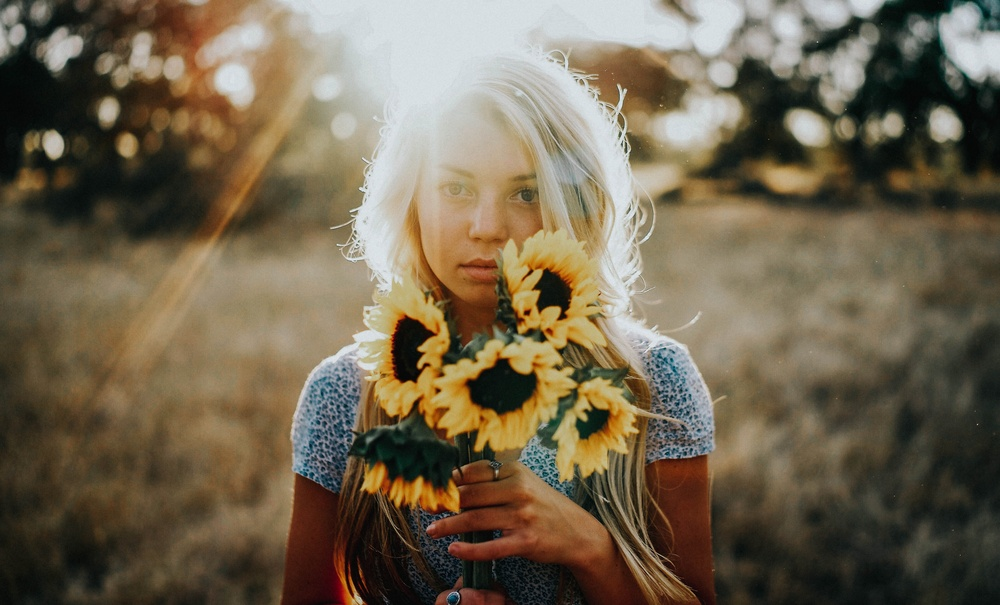
#> input picture CV/pictures/pic1.jpg, 1000 x 605 px, shrunk from 3823 x 2314 before the run
$ python hsv.py
#> lines starting #> are read from the running program, lines starting #| are printed output that depends on the picture
# Преобразование в цветовое пространство HSV
import cv2
import numpy as np
from matplotlib import pyplot as plt

from numpy import uint8
from scipy.stats import mode


'''
какой-то всратый черновик
с помощью гистограмм пытается определить, какие цвета на картинке преобладают, и подгоняет их под нужный диапазон
(оно очень плохо работает)
'''

# Загрузка изображения
image = cv2.imread('../../pictures/pic1.jpg')
#> image is the input picture: shape (605, 1000, 3); mean B, G, R 79.3, 100.6, 112.8
hsv_image = cv2.cvtColor(image, cv2.COLOR_BGR2HSV)
#> hsv_image: shape (605, 1000, 3); mean H, S, V 34.4, 92, 115.1

# Построение гистограмм каждого канала
for i in range(3):
    plt.subplot(3, 1, i + 1)
    plt.hist(hsv_image[:, :, i].ravel(), bins=256, color='gray', alpha=0.75)
    plt.title(f'Channel {i}')
    plt.xlabel('Value')
    plt.ylabel('Frequency')

plt.tight_layout()
plt.show()
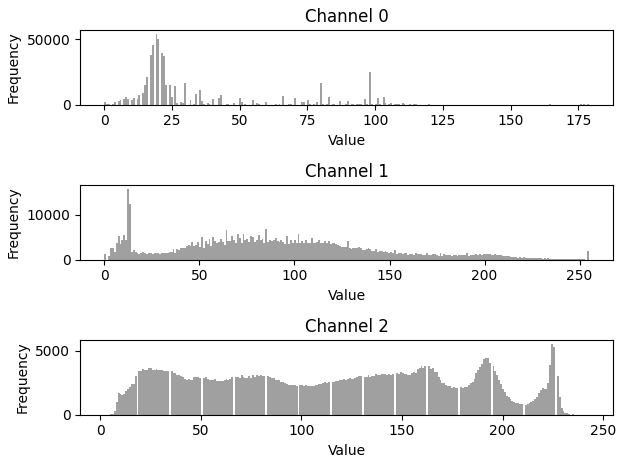
#> figure drawn by matplotlib, 3 panels; panel 1: tallest bar 54263 high, from x = 18.88 to 19.58; panel 2: tallest bar 15795 high, from x = 11.95 to 12.95; panel 3: tallest bar 5518 high, from x = 224.2 to 225.1

# Обрезка очень светлых и темных цветов (уменьшение контрастности)
hsv_image[..., 2] = np.clip(hsv_image[..., 2], 60, 200)  # Обрезка значения V (яркость)
#> hsv_image: shape (605, 1000, 3); mean H, S, V 34.4, 92, 119.9

# Извлечение каждого канала цветового пространства HSV
h_channel = hsv_image[:, :, 0]
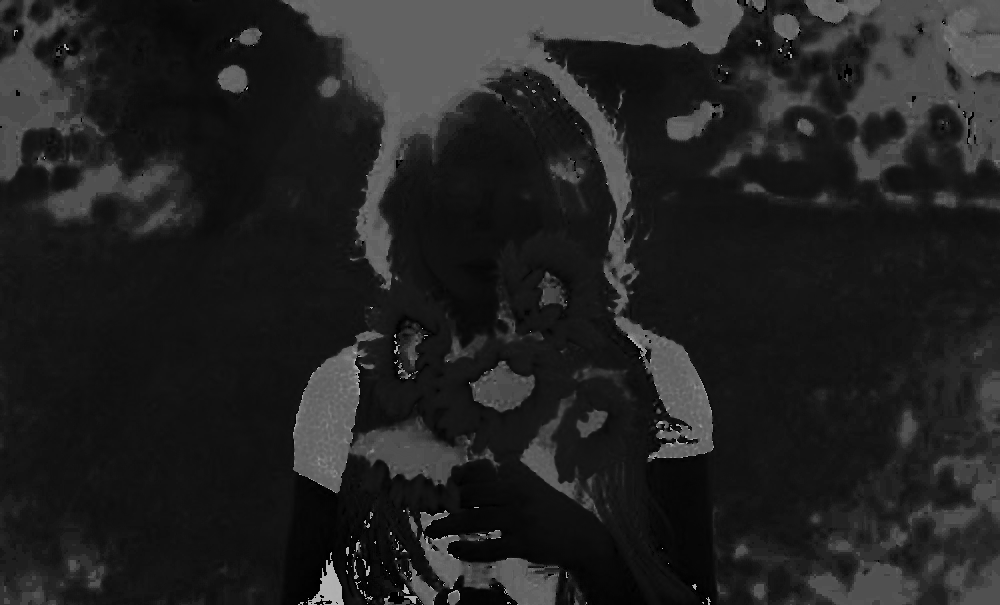
#> h_channel: shape (605, 1000); min 0, max 179, mean 34.4
s_channel = hsv_image[:, :, 1]
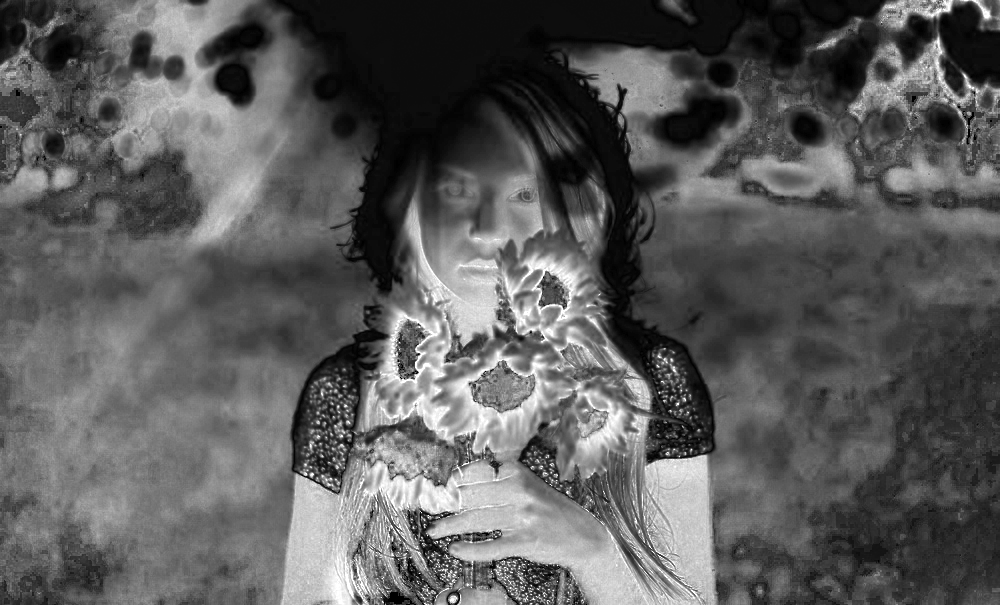
#> s_channel: shape (605, 1000); min 0, max 255, mean 92
v_channel = hsv_image[:, :, 2]
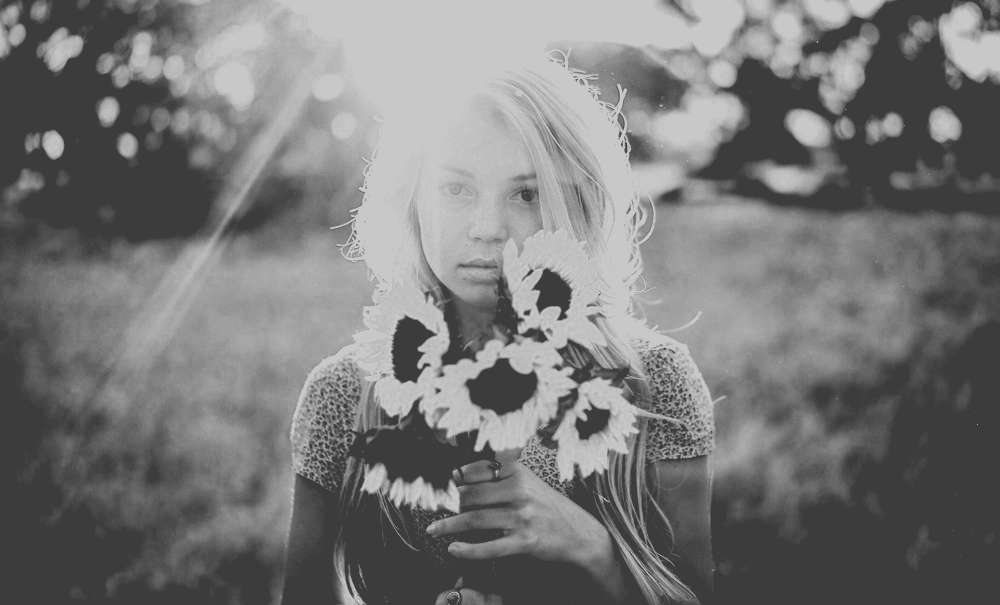
#> v_channel: shape (605, 1000); min 60, max 200, mean 119.9

# Вычисление моды и среднего значения для каждого канала
mode_h, _ = mode(h_channel.ravel())
#> mode_h = 19
mean_h = np.mean(h_channel)
#> mean_h = 34.42

mode_s, _ = mode(s_channel.ravel())
#> mode_s = 12
mean_s = np.mean(s_channel)
#> mean_s = 91.95

mode_v, _ = mode(v_channel.ravel())
#> mode_v = 60
mean_v = np.mean(v_channel)
#> mean_v = 119.9

# Увеличение или уменьшение каждого канала на разницу между средним значением и модой
hsv_image[..., 0] += int(mean_h - mode_h)
#> hsv_image: shape (605, 1000, 3); mean H, S, V 49.4, 92, 119.9
hsv_image[..., 1] += int(mean_s - mode_s)
#> hsv_image: shape (605, 1000, 3); mean H, S, V 49.4, 147.7, 119.9
hsv_image[..., 2] += int(mean_v - mode_v)
#> hsv_image: shape (605, 1000, 3); mean H, S, V 49.4, 147.7, 152.9

# Ограничение значений каналов HSV в допустимых пределах
hsv_image[..., 0] = np.clip(hsv_image[..., 0], 0, 179)  # Оттенок в пределах [0, 179]
#> hsv_image: shape (605, 1000, 3); mean H, S, V 49.4, 147.7, 152.9
hsv_image[..., 1] = np.clip(hsv_image[..., 1], 0, 255)  # Насыщенность в пределах [0, 255]
hsv_image[..., 2] = np.clip(hsv_image[..., 2], 0, 255)  # Значение в пределах [0, 255]

# Преобразование обратно в цветовое пространство BGR
final_image = cv2.cvtColor(hsv_image, cv2.COLOR_HSV2BGR)
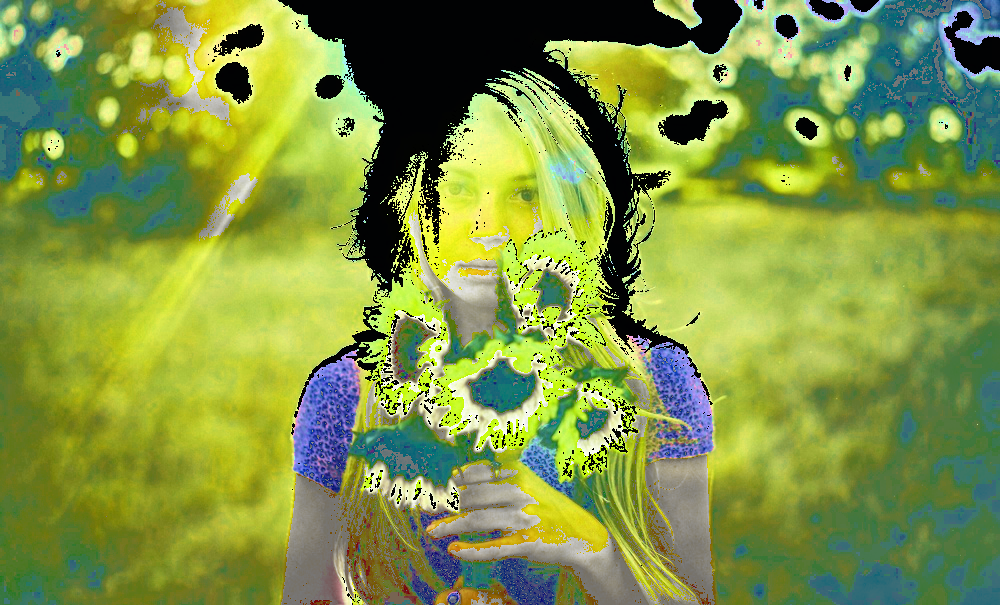
#> final_image: shape (605, 1000, 3); mean B, G, R 69.5, 148.9, 127.4

# Отображение изображений
cv2.imshow('Original Image', image)
cv2.imshow('Adjusted Image', final_image)
cv2.waitKey(0)
cv2.destroyAllWindows()
